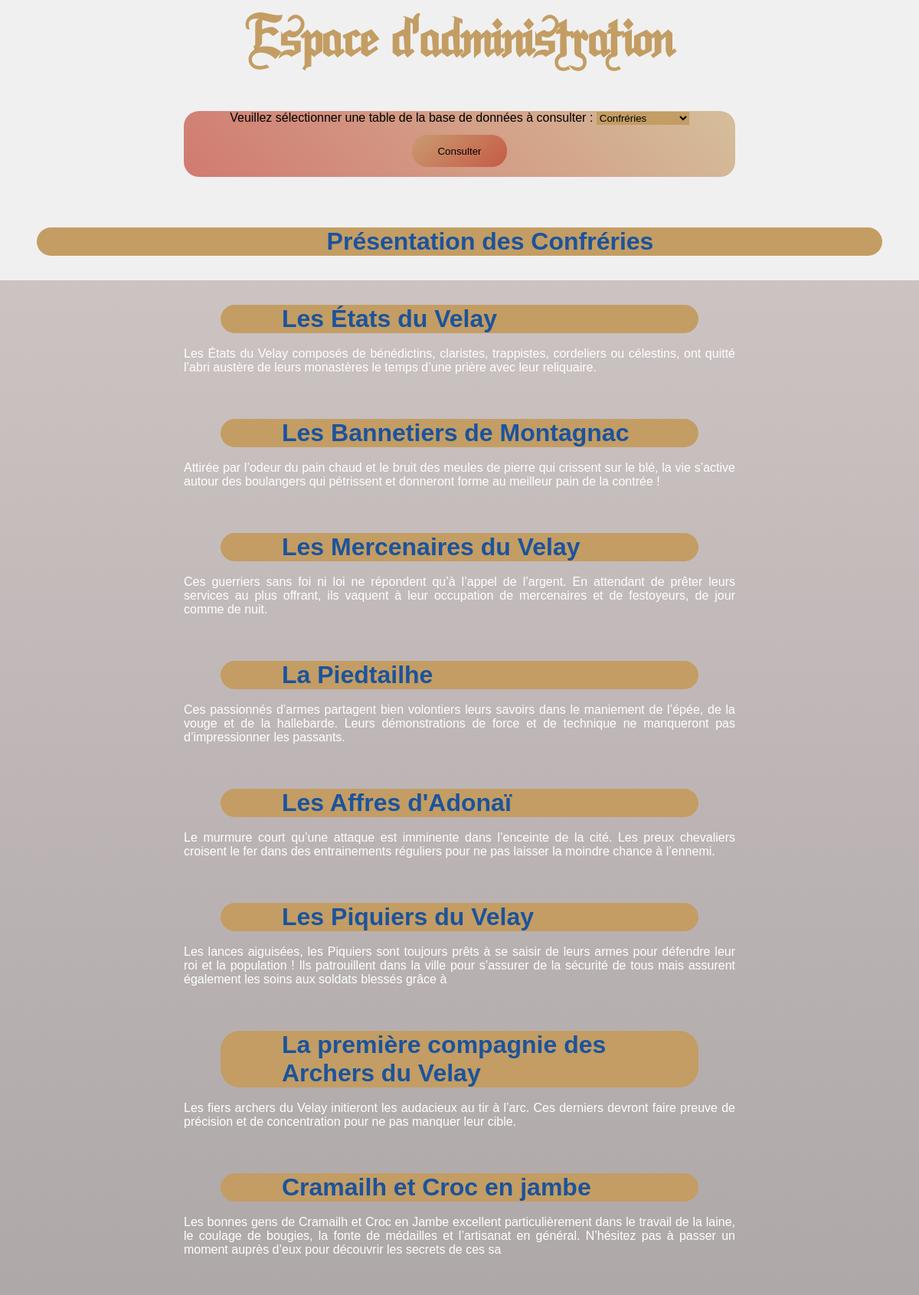
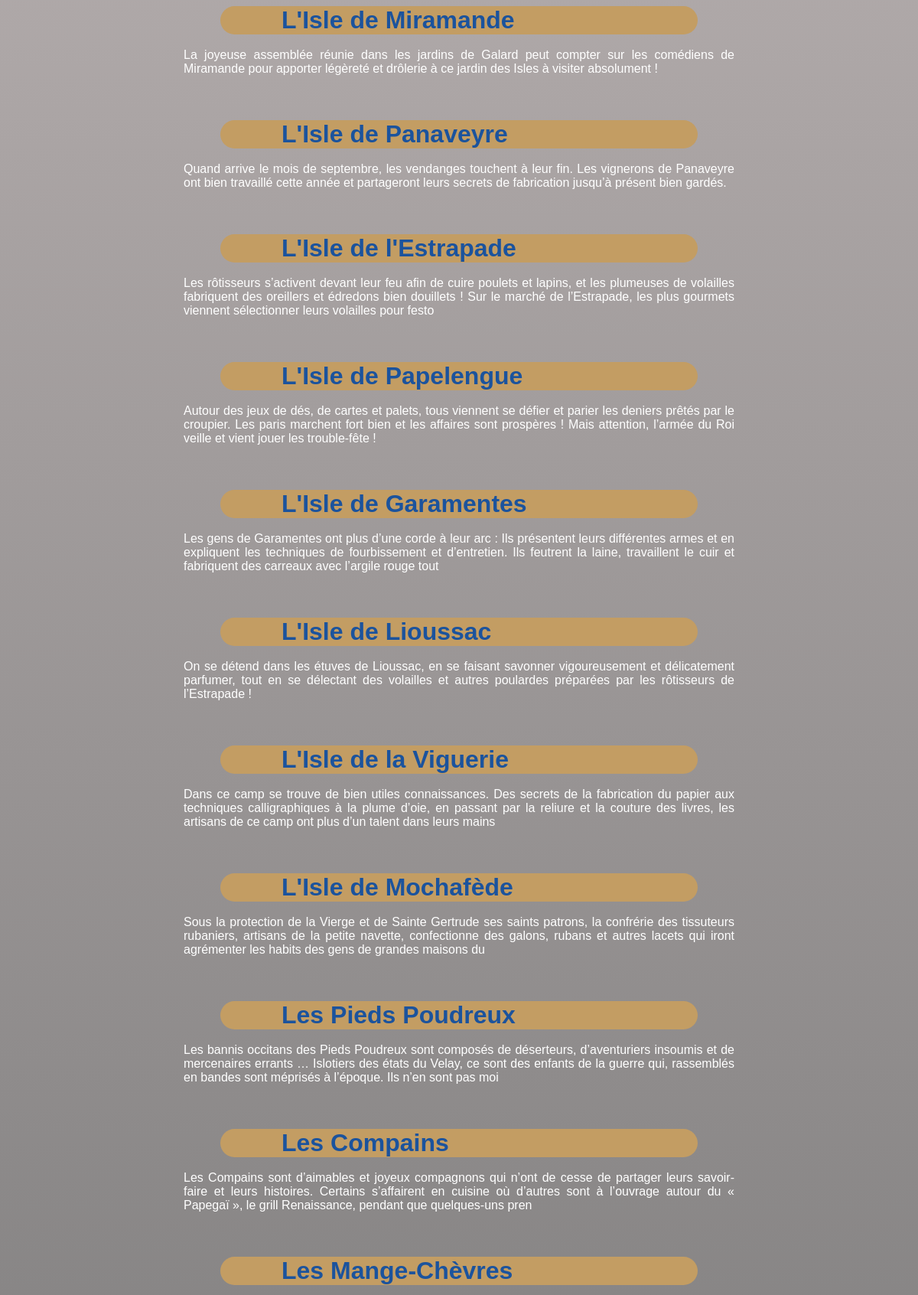
/Dorian/Site/confrerie_admin.php (upper part), run on the app's committed database (2 pictures, top to bottom).
### tables this page shows
CREATE TABLE `confrerie` (
  `bio` varchar(255) NOT NULL,
  `nomConfrerie` varchar(255) NOT NULL
);

### Dorian/Site/confrerie_admin.php (the view, shortened to what this page needs)
<?php
    $db=new
    PDO('mysql:host=localhost;port=3306;dbname=lcdr','root','');
    $results=$db->query('SELECT nomConfrerie, bio FROM confrerie');
    $tab=$results->fetchAll();
    $confreries=count($tab);
    class Confrerie
    {
        public $nomConfrerie="";
        public $bio="";
        public function __construct($nomConfrerie, $bio)
        {
            $this->nomConfrerie=$nomConfrerie;
            $this->bio=$bio;
        }
        public function affichage()
        {
            echo '<b class="conf-titre">'.$this->nomConfrerie.'</b><div class="espace"><p><br>'.$this->bio.'<br><br><p></div>';
        }
    }
?>
<!doctype HTML>
<html lang="fr">
    <head>
        <link rel="stylesheet" href="css/style.css">
        <link rel="stylesheet" href="css/conf-pres.css">
    </head>
    <body>
        <h1>Espace d'administration</h1>
        <form method="POST" action="Admin2.php">
        <div class="bouton-admin">
            <label>Veuillez sélectionner une table de la base de données à consulter :</label>
            <select id="select" name="select">
                <option value="Confrerie2.php" selected>Confréries</option>
            </select>
            <button id="button">Consulter</button>
        </div>
        </form>
        <br>
        <h1 class="conf-titre">Présentation des Confréries</h1>
        <section  class="presentation-conf">
            <div class="contenu">
                <?php
                    $confrerie=array();
                    for($i=0;$i<$confreries;$i++)
                    {
                        $confrerie[$i]=new Confrerie($tab[$i][0], $tab[$i][1]);
                        $confrerie[$i]->affichage();
                    }
                ?>
            </div>
        </section>
    </body>
</html>

### Dorian/Site/css/style.css (style rules this page uses)
* { margin: 0; padding: 0; box-sizing: border-box; }
body { background: #f0f0f0; min-height: 200vh; }
h1, h2 { color: #C39D63; font-family: LABRIT; font-size: 9.28vh; text-align: center; }
p { color:#fff; font-family: Arial, Helvetica; text-align: justify; }

### Dorian/Site/css/conf-pres.css (style rules this page uses)
.presentation-conf { background: linear-gradient( rgba(180, 164, 164, 0.6),rgba(31, 31, 31, 0.6)); margin-top: 2em; padding: 2em 0; }
.contenu { display: flex; flex-direction: column; margin-left: 20%; margin-right: 20%; justify-content: center; }
.conf-titre { font-size: xx-large; color: #1B539D; background-color: #C39D63; border-radius: 25px; padding-left: 2.5em; margin: 0 1.5em; font-family: Arial, Helvetica; }
.espace { padding-bottom: 2.5em; }
.bouton-admin { text-align: center; font-family: Arial, Helvetica; background: linear-gradient(45deg,rgba(188, 44, 26, 0.6),rgba(195, 157, 99, 0.6)); border-radius: 20px; margin: 3em 20%; }
#button { background: linear-gradient(135deg,rgba(195, 157, 99, 0.6),rgba(188, 44, 26, 0.6)); border-radius: 20px; padding: 1em 2.5em; margin: 1em 0; border: none; transition: 0.6s; }
#select { background-color: #C39D63; border: none; }

### data on the page
confrerie: nomConfrerie "Les États du Velay", bio "Les États du Velay composés de bénédictins, claristes, trappistes, cordeliers ou célestins, ont quitté l’abri austère de leurs monastères le temps d’une prière avec leur reliquaire."
confrerie: nomConfrerie "Les Bannetiers de Montagnac", bio "Attirée par l’odeur du pain chaud et le bruit des meules de pierre qui crissent sur le blé, la vie s’active autour des boulangers qui pétrissent et donneront forme au meilleur pain de la contrée !"
confrerie: nomConfrerie "Les Mercenaires du Velay", bio "Ces guerriers sans foi ni loi ne répondent qu’à l’appel de l’argent. En attendant de prêter leurs services au plus offrant, ils vaquent à leur occupation de mercenaires et de festoyeurs, de jour comme de nuit."
confrerie: nomConfrerie "La Piedtailhe", bio "Ces passionnés d’armes partagent bien volontiers leurs savoirs dans le maniement de l’épée, de la vouge et de la hallebarde. Leurs démonstrations de force et de technique ne manqueront pas d’impressionner les passants."
confrerie: nomConfrerie "Les Affres d'Adonaï", bio "Le murmure court qu’une attaque est imminente dans l’enceinte de la cité. Les preux chevaliers croisent le fer dans des entrainements réguliers pour ne pas laisser la moindre chance à l’ennemi."
confrerie: nomConfrerie "Les Piquiers du Velay", bio "Les lances aiguisées, les Piquiers sont toujours prêts à se saisir de leurs armes pour défendre leur roi et la population ! Ils patrouillent dans la ville pour s’assurer de la sécurité de tous mais assurent également les soins aux soldats blessés grâce à"
confrerie: nomConfrerie "La première compagnie des Archers du Velay", bio "Les fiers archers du Velay initieront les audacieux au tir à l’arc. Ces derniers devront faire preuve de précision et de concentration pour ne pas manquer leur cible."
confrerie: nomConfrerie "Cramailh et Croc en jambe", bio "Les bonnes gens de Cramailh et Croc en Jambe excellent particulièrement dans le travail de la laine, le coulage de bougies, la fonte de médailles et l’artisanat en général. N’hésitez pas à passer un moment auprès d’eux pour découvrir les secrets de ces sa"
confrerie: nomConfrerie "L'Isle de Miramande", bio "La joyeuse assemblée réunie dans les jardins de Galard peut compter sur les comédiens de Miramande pour apporter légèreté et drôlerie à ce jardin des Isles à visiter absolument !"
confrerie: nomConfrerie "L'Isle de Panaveyre", bio "Quand arrive le mois de septembre, les vendanges touchent à leur fin. Les vignerons de Panaveyre ont bien travaillé cette année et partageront leurs secrets de fabrication jusqu’à présent bien gardés."
confrerie: nomConfrerie "L'Isle de l'Estrapade", bio "Les rôtisseurs s’activent devant leur feu afin de cuire poulets et lapins, et les plumeuses de volailles fabriquent des oreillers et édredons bien douillets ! Sur le marché de l’Estrapade, les plus gourmets viennent sélectionner leurs volailles pour festo"
confrerie: nomConfrerie "L'Isle de Papelengue", bio "Autour des jeux de dés, de cartes et palets, tous viennent se défier et parier les deniers prêtés par le croupier. Les paris marchent fort bien et les affaires sont prospères ! Mais attention, l’armée du Roi veille et vient jouer les trouble-fête !"
confrerie: nomConfrerie "L'Isle de Garamentes", bio "Les gens de Garamentes ont plus d’une corde à leur arc : Ils présentent leurs différentes armes et en expliquent les techniques de fourbissement et d’entretien. Ils feutrent la laine, travaillent le cuir et fabriquent des carreaux avec l’argile rouge tout"
confrerie: nomConfrerie "L'Isle de Lioussac", bio "On se détend dans les étuves de Lioussac, en se faisant savonner vigoureusement et délicatement parfumer, tout en se délectant des volailles et autres poulardes préparées par les rôtisseurs de l’Estrapade !"
confrerie: nomConfrerie "L'Isle de la Viguerie", bio "Dans ce camp se trouve de bien utiles connaissances. Des secrets de la fabrication du papier aux techniques calligraphiques à la plume d’oie, en passant par la reliure et la couture des livres, les artisans de ce camp ont plus d’un talent dans leurs mains"
confrerie: nomConfrerie "L'Isle de Mochafède", bio "Sous la protection de la Vierge et de Sainte Gertrude ses saints patrons, la confrérie des tissuteurs rubaniers, artisans de la petite navette, confectionne des galons, rubans et autres lacets qui iront agrémenter les habits des gens de grandes maisons du"
confrerie: nomConfrerie "Les Pieds Poudreux", bio "Les bannis occitans des Pieds Poudreux sont composés de déserteurs, d’aventuriers insoumis et de mercenaires errants … Islotiers des états du Velay, ce sont des enfants de la guerre qui, rassemblés en bandes sont méprisés à l’époque. Ils n’en sont pas moi"
confrerie: nomConfrerie "Les Compains", bio "Les Compains sont d’aimables et joyeux compagnons qui n’ont de cesse de partager leurs savoir-faire et leurs histoires. Certains s’affairent en cuisine où d’autres sont à l’ouvrage autour du « Papegaï », le grill Renaissance, pendant que quelques-uns pren"
confrerie: nomConfrerie "Les Mange-Chèvres"
